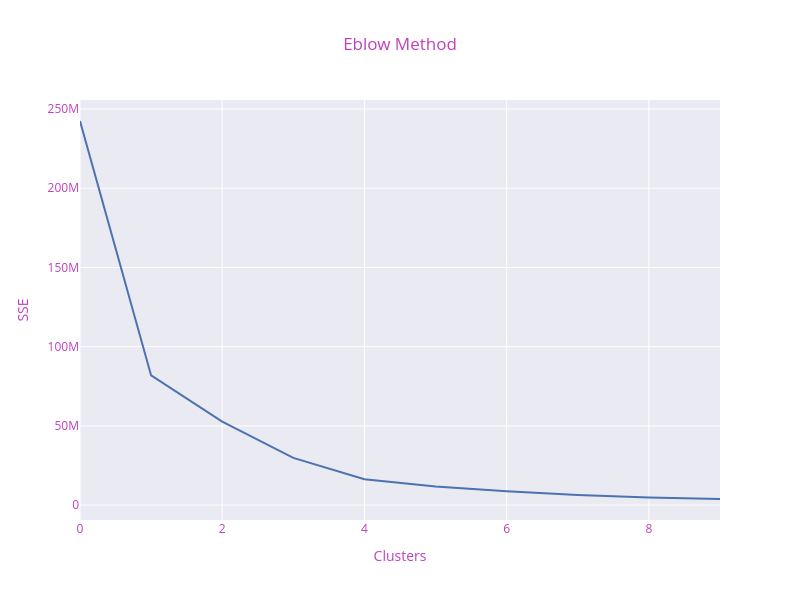

Notebook cell for this chart:
### Markdown cell above
3. Tìm số cluster tối ưu cho mô hình K-Means

### Code cell
sse = [] 
for i in range(1, 11): 
    kmeans = KMeans(n_clusters=i , max_iter=300) 
    kmeans.fit(X)  
    sse.append(kmeans.inertia_) 
fig = px.line(y=sse,template="seaborn",title='Eblow Method') 
fig.update_layout(width=800, height=600, 
title_font_color="#BF40BF",  
xaxis=dict(color="#BF40BF",title="Clusters"),  
yaxis=dict(color="#BF40BF",title="SSE"))

### Figure 1 — Plotly figure (JSON) as saved in the notebook; plotly's stock layout.template omitted (floating-point values rounded to 4 significant figures)
{"data": [{"hovertemplate": "x=%{x}<br>y=%{y}<extra></extra>", "legendgroup": "", "line": {"color": "rgb(76,114,176)", "dash": "solid"}, "marker": {"symbol": "circle"}, "mode": "lines", "name": "", "orientation": "v", "showlegend": false, "type": "scatter", "x": [0, 1, 2, 3, 4, 5, 6, 7, 8, 9], "xaxis": "x", "y": [242500000.0, 81820000.0, 52610000.0, 29770000.0, 16330000.0, 11750000.0, 8706000.0, 6409000.0, 4837000.0, 3820000.0], "yaxis": "y"}], "layout": {"height": 600, "legend": {"tracegroupgap": 0}, "title": {"font": {"color": "#BF40BF"}, "text": "Eblow Method"}, "width": 800, "xaxis": {"anchor": "y", "color": "#BF40BF", "domain": [0, 1], "title": {"text": "Clusters"}}, "yaxis": {"anchor": "x", "color": "#BF40BF", "domain": [0, 1], "title": {"text": "SSE"}}}}
